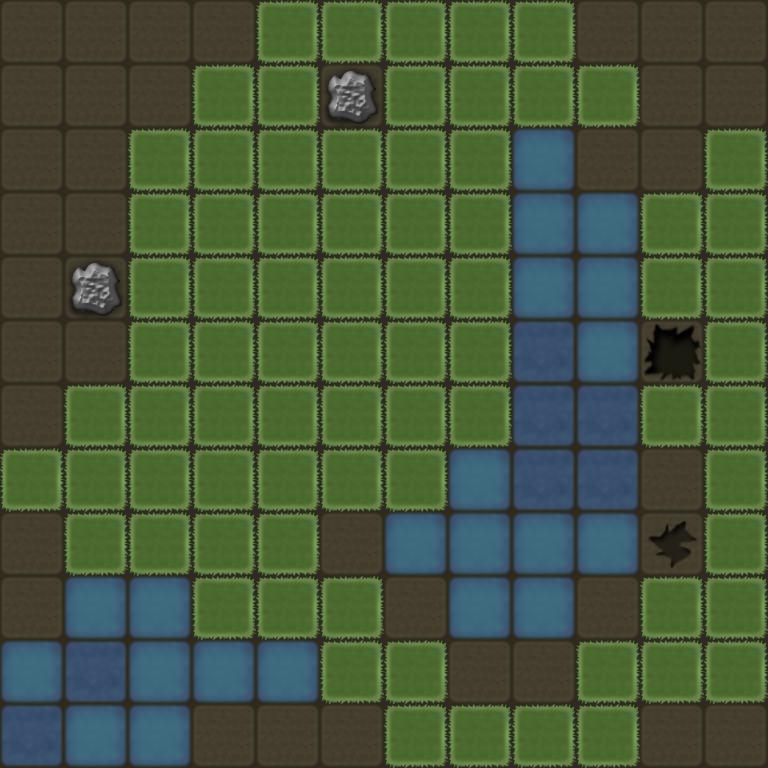

The image is a tile-based game level rendered from a .tmx file. Its description and complete source (layers, tilesets, objects, tile grids) follow:
An orthogonal 12x12 tile map with 64x64 px tiles, 1 tile layer (Calque de Tile 1).

<map version="1.0" orientation="orthogonal" renderorder="right-down" width="12" height="12" tilewidth="64" tileheight="64" nextobjectid="1">
 <tileset firstgid="1" name="All" tilewidth="64" tileheight="64" tilecount="13" columns="0">
  <tile id="0">
   <image width="64" height="64" source="../images/brick.png" />
  </tile>
  <tile id="1">
   <image width="64" height="64" source="../images/crack.png" />
  </tile>
  <tile id="2">
   <image width="64" height="64" source="../images/crack2.png" />
  </tile>
  <tile id="3">
   <image width="64" height="64" source="../images/cut_tree.png" />
  </tile>
  <tile id="4">
   <image width="64" height="64" source="../images/dirt.png" />
  </tile>
  <tile id="5">
   <image width="64" height="64" source="../images/grass.png" />
  </tile>
  <tile id="6">
   <image width="64" height="64" source="../images/player.png" />
  </tile>
  <tile id="7">
   <image width="64" height="64" source="../images/rock.png" />
  </tile>
  <tile id="8">
   <image width="64" height="64" source="../images/water.png" />
  </tile>
  <tile id="9">
   <image width="64" height="64" source="../images/woodplancks.png" />
  </tile>
  <tile id="10">
   <image width="64" height="64" source="../images/zombie.png" />
  </tile>
  <tile id="11">
   <image width="64" height="64" source="../images/woodplancks2.png" />
  </tile>
  <tile id="13">
   <image width="64" height="64" source="../images/water2.png" />
  </tile>
 </tileset>
 <layer name="Calque de Tile 1" width="12" height="12">
  <data encoding="csv">
5,5,5,5,6,6,6,6,6,5,5,5,
5,5,5,6,6,8,6,6,6,6,5,5,
5,5,6,6,6,6,6,6,14,5,5,6,
5,5,6,6,6,6,6,6,14,14,6,6,
5,8,6,6,6,6,6,6,14,14,6,6,
5,5,6,6,6,6,6,6,9,14,3,6,
5,6,6,6,6,6,6,6,9,9,6,6,
6,6,6,6,6,6,6,14,9,9,5,6,
5,6,6,6,6,5,14,14,14,14,2,6,
5,14,14,6,6,6,5,14,14,5,6,6,
14,9,14,14,14,6,6,5,5,6,6,6,
9,14,14,5,5,5,6,6,6,6,5,5
</data>
 </layer>
</map>
